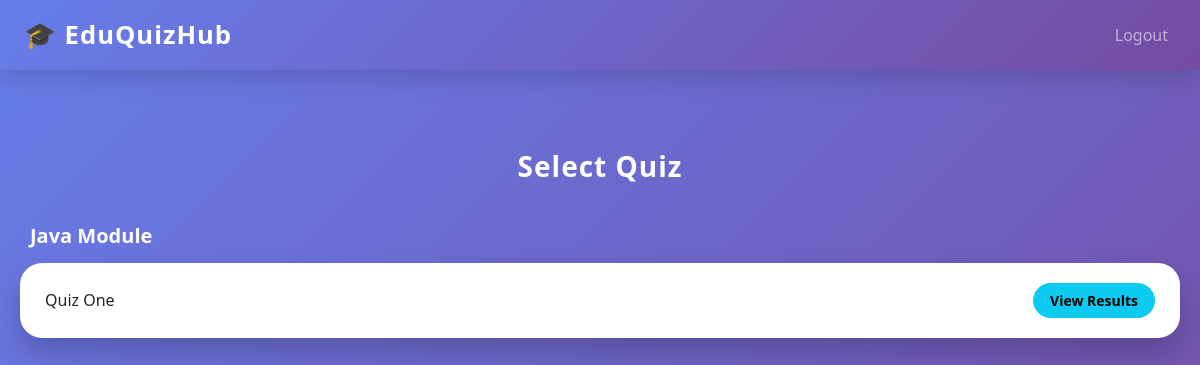
The page /admin/select-quiz-for-results (signed in) on the database as committed earlier.
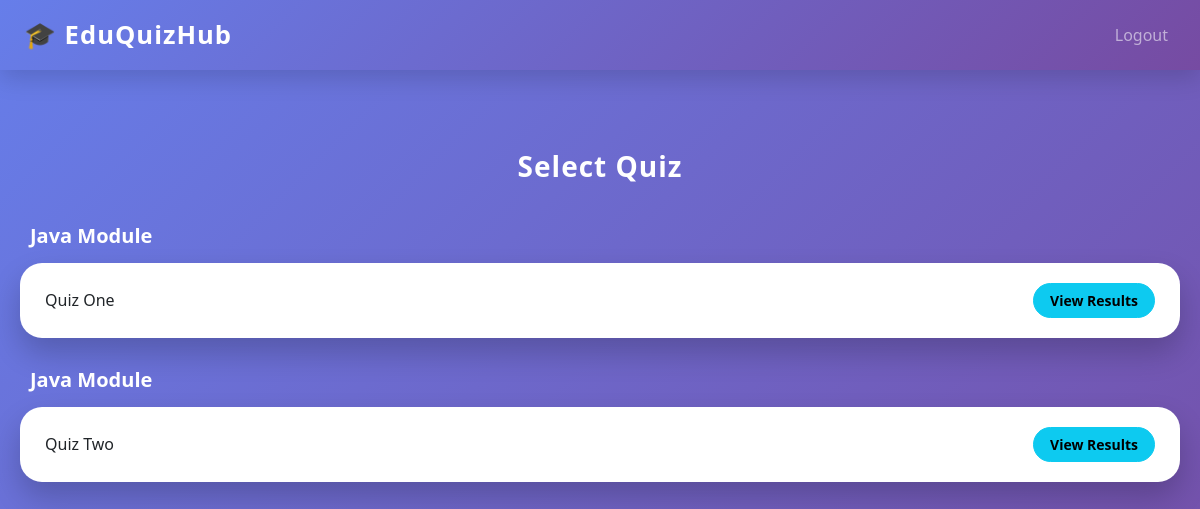
The same page on the database as committed later.
### tables this page shows
CREATE TABLE quizzes (
    id INTEGER PRIMARY KEY AUTOINCREMENT,
    module_id INTEGER NOT NULL,
    title TEXT NOT NULL,
    time_limit INTEGER,
    is_active INTEGER DEFAULT 0,
    FOREIGN KEY (module_id) REFERENCES modules(id)
);

CREATE TABLE modules (
    id INTEGER PRIMARY KEY AUTOINCREMENT,
    name TEXT NOT NULL
);

### app.py (the view)
@app.route("/admin/select-quiz-for-results")
def select_quiz_for_results():
    if session.get("role") != "admin":
        flash("Unauthorized access", "danger")
        return redirect(url_for("login"))
    quizzes = get_quizzes_with_module_names()
    return render_template(
        "select_quiz.html",
        quizzes=quizzes,
        action="view_results"
    )

### db/db.py (called while the page is built)
def get_db_connection():
    conn = sqlite3.connect(DB_NAME)
    conn.row_factory = sqlite3.Row
    return conn

def get_quizzes_with_module_names():
    with get_db_connection() as conn:
        return conn.execute(
            """
            SELECT quizzes.*, modules.name AS module_name
            FROM quizzes
            JOIN modules ON quizzes.module_id = modules.id
            ORDER BY modules.name, quizzes.title
            """
        ).fetchall()

### templates/select_quiz.html (shortened to what this page needs)
{% extends "base.html" %}
{% block content %}
<h3>Select Quiz</h3>
{% set current_module = None %}
{% for quiz in quizzes %}
    {% if current_module != quiz.module_name %}
        {% if not loop.first %}
            </div>
        {% endif %}
        <h5>{{ quiz.module_name }}</h5>
        <div class="module-group">
        {% set current_module = quiz.module_name %}
    {% endif %}
    <div class="quiz-card">
        <span>{{ quiz.title }}</span>
        {% if action == "add_questions" %}
            <a href="{{ url_for('add_questions', quiz_id=quiz.id) }}" class="btn btn-primary btn-sm">
                Add Questions
            </a>
        {% elif action == "publish_quiz" %}
            <a href="{{ url_for('publish_quiz', quiz_id=quiz.id) }}" class="btn btn-success btn-sm">
                Publish Quiz
            </a>
        {% elif action == "view_results" %}
            <a href="{{ url_for('view_results', quiz_id=quiz.id) }}" class="btn btn-info btn-sm">
                View Results
            </a>
        {% endif %}
    </div>
    {% if loop.last %}
        </div>
    {% endif %}
{% endfor %}
{% endblock %}

Rows that differ between the two databases and show on the page:
added quizzes: module_name "Java Module", title "Quiz Two"
